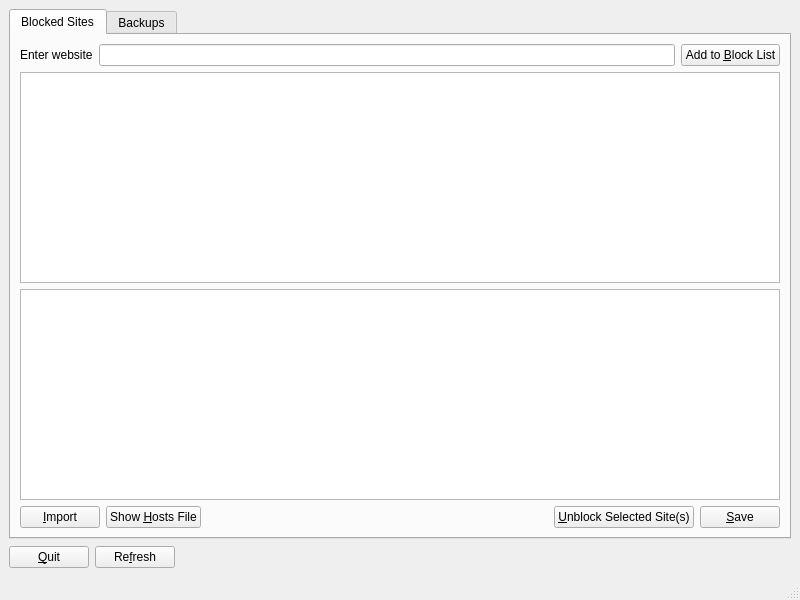
<?xml version="1.0" encoding="UTF-8"?>
<ui version="4.0">
 <class>MainWindow</class>
 <widget class="QMainWindow" name="MainWindow">
  <property name="geometry">
   <rect>
    <x>0</x>
    <y>0</y>
    <width>800</width>
    <height>600</height>
   </rect>
  </property>
  <property name="windowTitle">
   <string>WebLocker</string>
  </property>
  <widget class="QWidget" name="centralwidget">
   <layout class="QGridLayout" name="gridLayout">
    <item row="0" column="0">
     <widget class="QTabWidget" name="tabWidget">
      <property name="currentIndex">
       <number>0</number>
      </property>
      <widget class="QWidget" name="BlockedSites">
       <attribute name="title">
        <string>Blocked Sites</string>
       </attribute>
       <layout class="QVBoxLayout" name="verticalLayout">
        <item>
         <layout class="QHBoxLayout" name="horizontalLayout">
          <item>
           <widget class="QLabel" name="label">
            <property name="text">
             <string>Enter website</string>
            </property>
           </widget>
          </item>
          <item>
           <widget class="QLineEdit" name="lineEdit"/>
          </item>
          <item>
           <widget class="QPushButton" name="blockButton">
            <property name="text">
             <string>Add to &amp;Block List</string>
            </property>
           </widget>
          </item>
         </layout>
        </item>
        <item>
         <widget class="QListView" name="listView">
          <property name="alternatingRowColors">
           <bool>true</bool>
          </property>
          <property name="selectionMode">
           <enum>QAbstractItemView::MultiSelection</enum>
          </property>
         </widget>
        </item>
        <item>
         <widget class="QPlainTextEdit" name="currentHostsText">
          <property name="readOnly">
           <bool>true</bool>
          </property>
         </widget>
        </item>
        <item>
         <layout class="QHBoxLayout" name="horizontalLayout_2">
          <item>
           <widget class="QPushButton" name="importButton">
            <property name="toolTip">
             <string>You can bulk add sites from a file. The sites must be in separate lines.</string>
            </property>
            <property name="text">
             <string>&amp;Import</string>
            </property>
           </widget>
          </item>
          <item>
           <widget class="QPushButton" name="hostsButton">
            <property name="text">
             <string>Show &amp;Hosts File</string>
            </property>
            <property name="checkable">
             <bool>true</bool>
            </property>
           </widget>
          </item>
          <item>
           <spacer name="horizontalSpacer">
            <property name="orientation">
             <enum>Qt::Horizontal</enum>
            </property>
            <property name="sizeHint" stdset="0">
             <size>
              <width>40</width>
              <height>20</height>
             </size>
            </property>
           </spacer>
          </item>
          <item>
           <widget class="QPushButton" name="unblockButton">
            <property name="text">
             <string>&amp;Unblock Selected Site(s)</string>
            </property>
           </widget>
          </item>
          <item>
           <widget class="QPushButton" name="saveButton">
            <property name="text">
             <string>&amp;Save</string>
            </property>
           </widget>
          </item>
         </layout>
        </item>
       </layout>
      </widget>
      <widget class="QWidget" name="Backups">
       <attribute name="title">
        <string>Backups</string>
       </attribute>
       <layout class="QGridLayout" name="gridLayout_2">
        <item row="0" column="0" colspan="5">
         <widget class="QListView" name="backupListView">
          <property name="alternatingRowColors">
           <bool>true</bool>
          </property>
         </widget>
        </item>
        <item row="3" column="2">
         <spacer name="horizontalSpacer_2">
          <property name="orientation">
           <enum>Qt::Horizontal</enum>
          </property>
          <property name="sizeHint" stdset="0">
           <size>
            <width>534</width>
            <height>24</height>
           </size>
          </property>
         </spacer>
        </item>
        <item row="3" column="4">
         <widget class="QPushButton" name="restoreButton">
          <property name="text">
           <string>Re&amp;store</string>
          </property>
         </widget>
        </item>
        <item row="1" column="0" colspan="5">
         <widget class="QPlainTextEdit" name="hostsText">
          <property name="enabled">
           <bool>true</bool>
          </property>
          <property name="readOnly">
           <bool>true</bool>
          </property>
         </widget>
        </item>
        <item row="3" column="3">
         <widget class="QPushButton" name="cleanButton">
          <property name="text">
           <string>&amp;Clean Backups</string>
          </property>
         </widget>
        </item>
       </layout>
      </widget>
     </widget>
    </item>
    <item row="1" column="0">
     <layout class="QHBoxLayout" name="horizontalLayout_3">
      <item>
       <widget class="QPushButton" name="quitButton">
        <property name="text">
         <string>&amp;Quit</string>
        </property>
       </widget>
      </item>
      <item>
       <widget class="QPushButton" name="refreshButton">
        <property name="text">
         <string>Re&amp;fresh</string>
        </property>
       </widget>
      </item>
      <item>
       <spacer name="horizontalSpacer_3">
        <property name="orientation">
         <enum>Qt::Horizontal</enum>
        </property>
        <property name="sizeHint" stdset="0">
         <size>
          <width>118</width>
          <height>24</height>
         </size>
        </property>
       </spacer>
      </item>
     </layout>
    </item>
   </layout>
  </widget>
  <widget class="QMenuBar" name="menubar">
   <property name="geometry">
    <rect>
     <x>0</x>
     <y>0</y>
     <width>800</width>
     <height>25</height>
    </rect>
   </property>
  </widget>
  <widget class="QStatusBar" name="statusbar"/>
 </widget>
 <resources/>
 <connections>
  <connection>
   <sender>quitButton</sender>
   <signal>clicked()</signal>
   <receiver>MainWindow</receiver>
   <slot>close()</slot>
   <hints>
    <hint type="sourcelabel">
     <x>63</x>
     <y>543</y>
    </hint>
    <hint type="destinationlabel">
     <x>399</x>
     <y>299</y>
    </hint>
   </hints>
  </connection>
  <connection>
   <sender>lineEdit</sender>
   <signal>returnPressed()</signal>
   <receiver>blockButton</receiver>
   <slot>click()</slot>
   <hints>
    <hint type="sourcelabel">
     <x>379</x>
     <y>88</y>
    </hint>
    <hint type="destinationlabel">
     <x>712</x>
     <y>88</y>
    </hint>
   </hints>
  </connection>
  <connection>
   <sender>hostsButton</sender>
   <signal>toggled(bool)</signal>
   <receiver>currentHostsText</receiver>
   <slot>setVisible(bool)</slot>
   <hints>
    <hint type="sourcelabel">
     <x>173</x>
     <y>508</y>
    </hint>
    <hint type="destinationlabel">
     <x>399</x>
     <y>394</y>
    </hint>
   </hints>
  </connection>
 </connections>
</ui>
